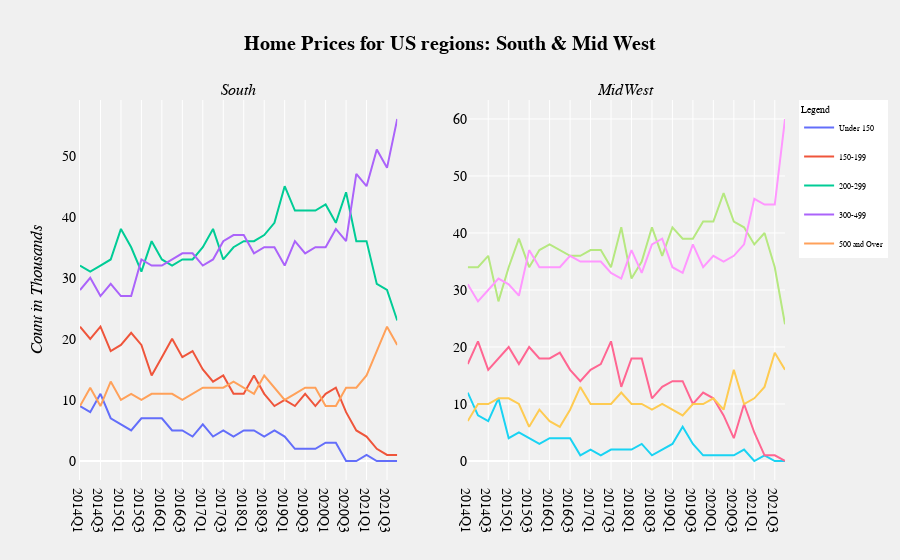

Notebook code for this chart:
### Code cell
fig8 = make_subplots(rows=1, cols=2, subplot_titles=("<i>South<i>","<i>MidWest"
                                                    ))


fig8.add_trace(go.Scatter(x = S.Period, y =S['Under 150'], name='Under 150',  legendgroup='1' ),row=1,col=1)
fig8.add_trace(go.Scatter(x = S.Period, y =S['150-199'],name='150-199',  legendgroup='2' ),row=1,col=1)
fig8.add_trace(go.Scatter(x = S.Period, y =S['200-299'],name='200-299',  legendgroup='3' ),row=1,col=1)
fig8.add_trace(go.Scatter(x = S.Period, y =S['300-499'],name='300-499',  legendgroup='4'),row=1,col=1)
fig8.add_trace(go.Scatter(x = S.Period, y =S['500 and Over'],name='500 and Over',  legendgroup='5' ),row=1,col=1)

fig8.add_trace(go.Scatter(x = S.Period, y =MW['Under 150'], name='Under 150',legendgroup='1', showlegend=False ),row=1,col=2)
fig8.add_trace(go.Scatter(x = S.Period, y =MW['150-199'],name='150-199',legendgroup='2', showlegend=False ),row=1,col=2)
fig8.add_trace(go.Scatter(x = S.Period, y =MW['200-299'],name='200-299', legendgroup='3',showlegend=False ),row=1,col=2)
fig8.add_trace(go.Scatter(x = S.Period, y =MW['300-499'],name='300-499',legendgroup='4', showlegend=False),row=1,col=2)
fig8.add_trace(go.Scatter(x = S.Period, y =MW['500 and Over'],name='500 and Over', legendgroup='5',showlegend=False ),row=1,col=2)


fig8.update_layout(title = 'Home Prices for US regions: South & Mid West',
                  paper_bgcolor = 'rgb(240, 240, 240)',
                  plot_bgcolor = 'rgb(240, 240, 240)',
                title_text = '<b>Home Prices for US regions: South & Mid West<b>',
                   
                  title_x = 0.5,
                   
                  
                  yaxis_title = '<i>Count in Thousands<i>',
                  
                  
                  font = dict(family = 'verdana',
                             size = 14,
                             color = 'black',
                             ),
                  yaxis_showgrid = False,
                  yaxis_linecolor = 'white',
                  legend = dict(bgcolor ='white',
                                title = 'Legend',
                                font = dict(color = 'black',size = 8)
                               ),
                 
                  clickmode = 'select',
                  dragmode = 'drawline',
                  transition = dict(duration = 1000,
                                   easing = 'bounce-in',
                                   ordering = 'traces first'))

### Figure 1 — Plotly figure (JSON) as saved in the notebook; plotly's stock layout.template omitted (floating-point values rounded to 4 significant figures)
{"data": [{"legendgroup": "1", "name": "Under 150", "type": "scatter", "x": ["2014Q1 ", "2014Q2 ", "2014Q3 ", "2014Q4 ", "2015Q1 ", "2015Q2 ", "2015Q3 ", "2015Q4 ", "2016Q1 ", "2016Q2 ", "2016Q3 ", "2016Q4 ", "2017Q1 ", "2017Q2 ", "2017Q3 ", "2017Q4 ", "2018Q1 ", "2018Q2 ", "2018Q3 ", "2018Q4 ", "2019Q1 ", "2019Q2 ", "2019Q3 ", "2019Q4 ", "2020Q1 ", "2020Q2 ", "2020Q3 ", "2020Q4 ", "2021Q1 ", "2021Q2 ", "2021Q3 ", "2021Q4 "], "xaxis": "x", "y": [9, 8, 11, 7, 6, 5, 7, 7, 7, 5, 5, 4, 6, 4, 5, 4, 5, 5, 4, 5, 4, 2, 2, 2, 3, 3, 0, 0, 1, 0, 0, 0], "yaxis": "y"}, {"legendgroup": "2", "name": "150-199", "type": "scatter", "x": ["2014Q1 ", "2014Q2 ", "2014Q3 ", "2014Q4 ", "2015Q1 ", "2015Q2 ", "2015Q3 ", "2015Q4 ", "2016Q1 ", "2016Q2 ", "2016Q3 ", "2016Q4 ", "2017Q1 ", "2017Q2 ", "2017Q3 ", "2017Q4 ", "2018Q1 ", "2018Q2 ", "2018Q3 ", "2018Q4 ", "2019Q1 ", "2019Q2 ", "2019Q3 ", "2019Q4 ", "2020Q1 ", "2020Q2 ", "2020Q3 ", "2020Q4 ", "2021Q1 ", "2021Q2 ", "2021Q3 ", "2021Q4 "], "xaxis": "x", "y": [22, 20, 22, 18, 19, 21, 19, 14, 17, 20, 17, 18, 15, 13, 14, 11, 11, 14, 11, 9, 10, 9, 11, 9, 11, 12, 8, 5, 4, 2, 1, 1], "yaxis": "y"}, {"legendgroup": "3", "name": "200-299", "type": "scatter", "x": ["2014Q1 ", "2014Q2 ", "2014Q3 ", "2014Q4 ", "2015Q1 ", "2015Q2 ", "2015Q3 ", "2015Q4 ", "2016Q1 ", "2016Q2 ", "2016Q3 ", "2016Q4 ", "2017Q1 ", "2017Q2 ", "2017Q3 ", "2017Q4 ", "2018Q1 ", "2018Q2 ", "2018Q3 ", "2018Q4 ", "2019Q1 ", "2019Q2 ", "2019Q3 ", "2019Q4 ", "2020Q1 ", "2020Q2 ", "2020Q3 ", "2020Q4 ", "2021Q1 ", "2021Q2 ", "2021Q3 ", "2021Q4 "], "xaxis": "x", "y": [32, 31, 32, 33, 38, 35, 31, 36, 33, 32, 33, 33, 35, 38, 33, 35, 36, 36, 37, 39, 45, 41, 41, 41, 42, 39, 44, 36, 36, 29, 28, 23], "yaxis": "y"}, {"legendgroup": "4", "name": "300-499", "type": "scatter", "x": ["2014Q1 ", "2014Q2 ", "2014Q3 ", "2014Q4 ", "2015Q1 ", "2015Q2 ", "2015Q3 ", "2015Q4 ", "2016Q1 ", "2016Q2 ", "2016Q3 ", "2016Q4 ", "2017Q1 ", "2017Q2 ", "2017Q3 ", "2017Q4 ", "2018Q1 ", "2018Q2 ", "2018Q3 ", "2018Q4 ", "2019Q1 ", "2019Q2 ", "2019Q3 ", "2019Q4 ", "2020Q1 ", "2020Q2 ", "2020Q3 ", "2020Q4 ", "2021Q1 ", "2021Q2 ", "2021Q3 ", "2021Q4 "], "xaxis": "x", "y": [28, 30, 27, 29, 27, 27, 33, 32, 32, 33, 34, 34, 32, 33, 36, 37, 37, 34, 35, 35, 32, 36, 34, 35, 35, 38, 36, 47, 45, 51, 48, 56], "yaxis": "y"}, {"legendgroup": "5", "name": "500 and Over", "type": "scatter", "x": ["2014Q1 ", "2014Q2 ", "2014Q3 ", "2014Q4 ", "2015Q1 ", "2015Q2 ", "2015Q3 ", "2015Q4 ", "2016Q1 ", "2016Q2 ", "2016Q3 ", "2016Q4 ", "2017Q1 ", "2017Q2 ", "2017Q3 ", "2017Q4 ", "2018Q1 ", "2018Q2 ", "2018Q3 ", "2018Q4 ", "2019Q1 ", "2019Q2 ", "2019Q3 ", "2019Q4 ", "2020Q1 ", "2020Q2 ", "2020Q3 ", "2020Q4 ", "2021Q1 ", "2021Q2 ", "2021Q3 ", "2021Q4 "], "xaxis": "x", "y": [9, 12, 9, 13, 10, 11, 10, 11, 11, 11, 10, 11, 12, 12, 12, 13, 12, 11, 14, 12, 10, 11, 12, 12, 9, 9, 12, 12, 14, 18, 22, 19], "yaxis": "y"}, {"legendgroup": "1", "name": "Under 150", "showlegend": false, "type": "scatter", "x": ["2014Q1 ", "2014Q2 ", "2014Q3 ", "2014Q4 ", "2015Q1 ", "2015Q2 ", "2015Q3 ", "2015Q4 ", "2016Q1 ", "2016Q2 ", "2016Q3 ", "2016Q4 ", "2017Q1 ", "2017Q2 ", "2017Q3 ", "2017Q4 ", "2018Q1 ", "2018Q2 ", "2018Q3 ", "2018Q4 ", "2019Q1 ", "2019Q2 ", "2019Q3 ", "2019Q4 ", "2020Q1 ", "2020Q2 ", "2020Q3 ", "2020Q4 ", "2021Q1 ", "2021Q2 ", "2021Q3 ", "2021Q4 "], "xaxis": "x2", "y": [12, 8, 7, 11, 4, 5, 4, 3, 4, 4, 4, 1, 2, 1, 2, 2, 2, 3, 1, 2, 3, 6, 3, 1, 1, 1, 1, 2, 0, 1, 0, 0], "yaxis": "y2"}, {"legendgroup": "2", "name": "150-199", "showlegend": false, "type": "scatter", "x": ["2014Q1 ", "2014Q2 ", "2014Q3 ", "2014Q4 ", "2015Q1 ", "2015Q2 ", "2015Q3 ", "2015Q4 ", "2016Q1 ", "2016Q2 ", "2016Q3 ", "2016Q4 ", "2017Q1 ", "2017Q2 ", "2017Q3 ", "2017Q4 ", "2018Q1 ", "2018Q2 ", "2018Q3 ", "2018Q4 ", "2019Q1 ", "2019Q2 ", "2019Q3 ", "2019Q4 ", "2020Q1 ", "2020Q2 ", "2020Q3 ", "2020Q4 ", "2021Q1 ", "2021Q2 ", "2021Q3 ", "2021Q4 "], "xaxis": "x2", "y": [17, 21, 16, 18, 20, 17, 20, 18, 18, 19, 16, 14, 16, 17, 21, 13, 18, 18, 11, 13, 14, 14, 10, 12, 11, 8, 4, 10, 5, 1, 1, 0], "yaxis": "y2"}, {"legendgroup": "3", "name": "200-299", "showlegend": false, "type": "scatter", "x": ["2014Q1 ", "2014Q2 ", "2014Q3 ", "2014Q4 ", "2015Q1 ", "2015Q2 ", "2015Q3 ", "2015Q4 ", "2016Q1 ", "2016Q2 ", "2016Q3 ", "2016Q4 ", "2017Q1 ", "2017Q2 ", "2017Q3 ", "2017Q4 ", "2018Q1 ", "2018Q2 ", "2018Q3 ", "2018Q4 ", "2019Q1 ", "2019Q2 ", "2019Q3 ", "2019Q4 ", "2020Q1 ", "2020Q2 ", "2020Q3 ", "2020Q4 ", "2021Q1 ", "2021Q2 ", "2021Q3 ", "2021Q4 "], "xaxis": "x2", "y": [34, 34, 36, 28, 34, 39, 34, 37, 38, 37, 36, 36, 37, 37, 34, 41, 32, 35, 41, 36, 41, 39, 39, 42, 42, 47, 42, 41, 38, 40, 34, 24], "yaxis": "y2"}, {"legendgroup": "4", "name": "300-499", "showlegend": false, "type": "scatter", "x": ["2014Q1 ", "2014Q2 ", "2014Q3 ", "2014Q4 ", "2015Q1 ", "2015Q2 ", "2015Q3 ", "2015Q4 ", "2016Q1 ", "2016Q2 ", "2016Q3 ", "2016Q4 ", "2017Q1 ", "2017Q2 ", "2017Q3 ", "2017Q4 ", "2018Q1 ", "2018Q2 ", "2018Q3 ", "2018Q4 ", "2019Q1 ", "2019Q2 ", "2019Q3 ", "2019Q4 ", "2020Q1 ", "2020Q2 ", "2020Q3 ", "2020Q4 ", "2021Q1 ", "2021Q2 ", "2021Q3 ", "2021Q4 "], "xaxis": "x2", "y": [31, 28, 30, 32, 31, 29, 37, 34, 34, 34, 36, 35, 35, 35, 33, 32, 37, 33, 38, 39, 34, 33, 38, 34, 36, 35, 36, 38, 46, 45, 45, 60], "yaxis": "y2"}, {"legendgroup": "5", "name": "500 and Over", "showlegend": false, "type": "scatter", "x": ["2014Q1 ", "2014Q2 ", "2014Q3 ", "2014Q4 ", "2015Q1 ", "2015Q2 ", "2015Q3 ", "2015Q4 ", "2016Q1 ", "2016Q2 ", "2016Q3 ", "2016Q4 ", "2017Q1 ", "2017Q2 ", "2017Q3 ", "2017Q4 ", "2018Q1 ", "2018Q2 ", "2018Q3 ", "2018Q4 ", "2019Q1 ", "2019Q2 ", "2019Q3 ", "2019Q4 ", "2020Q1 ", "2020Q2 ", "2020Q3 ", "2020Q4 ", "2021Q1 ", "2021Q2 ", "2021Q3 ", "2021Q4 "], "xaxis": "x2", "y": [7, 10, 10, 11, 11, 10, 6, 9, 7, 6, 9, 13, 10, 10, 10, 12, 10, 10, 9, 10, 9, 8, 10, 10, 11, 9, 16, 10, 11, 13, 19, 16], "yaxis": "y2"}], "layout": {"annotations": [{"font": {"size": 16}, "showarrow": false, "text": "<i>South<i>", "x": 0.225, "xanchor": "center", "xref": "paper", "y": 1, "yanchor": "bottom", "yref": "paper"}, {"font": {"size": 16}, "showarrow": false, "text": "<i>MidWest", "x": 0.775, "xanchor": "center", "xref": "paper", "y": 1, "yanchor": "bottom", "yref": "paper"}], "clickmode": "select", "dragmode": "drawline", "font": {"color": "black", "family": "verdana", "size": 14}, "legend": {"bgcolor": "white", "font": {"color": "black", "size": 8}, "title": {"text": "Legend"}}, "paper_bgcolor": "rgb(240, 240, 240)", "plot_bgcolor": "rgb(240, 240, 240)", "title": {"text": "<b>Home Prices for US regions: South & Mid West<b>", "x": 0.5}, "transition": {"duration": 1000, "easing": "bounce-in", "ordering": "traces first"}, "xaxis": {"anchor": "y", "domain": [0, 0.45]}, "xaxis2": {"anchor": "y2", "domain": [0.55, 1]}, "yaxis": {"anchor": "x", "domain": [0, 1], "linecolor": "white", "showgrid": false, "title": {"text": "<i>Count in Thousands<i>"}}, "yaxis2": {"anchor": "x2", "domain": [0, 1]}}}
